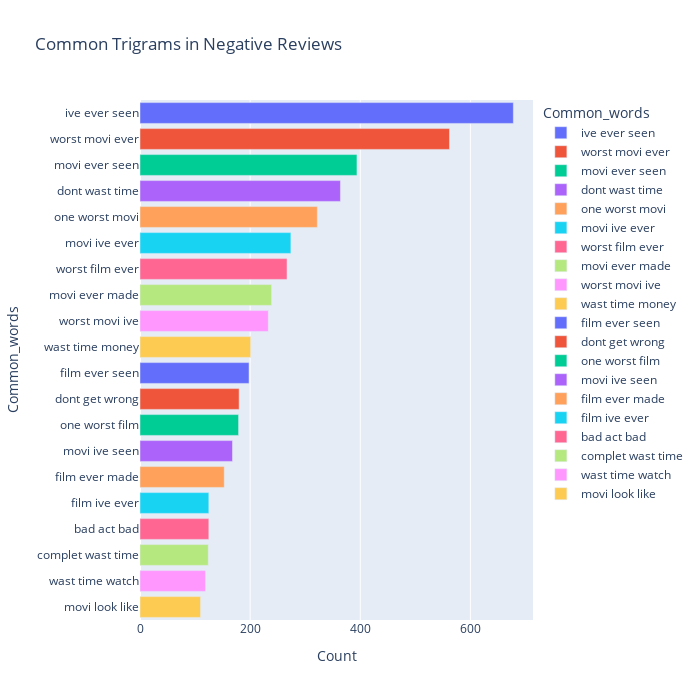

Notebook cell for this chart:
### Code cell
most_common_tri_neg = get_top_text_ngrams(df.review[df.sentiment=='negative'],20,3)
most_common_tri_neg = dict(most_common_tri_neg)
temp = pd.DataFrame(columns = ["Weighted_words" , 'TFIDF Score'])
temp["Weighted_words"] = list(most_common_tri_neg.keys())
temp["TFIDF"] = list(most_common_tri_neg.values())
fig = px.bar(temp, x="TFIDF Score", y="Weighted_words", title='Weighted Trigrams in Negative Reviews', orientation='h', 
             width=700, height=700,color='Weighted_words')
fig.show()

### Figure 1 — Plotly figure (JSON) as saved in the notebook; plotly's stock layout.template omitted (floating-point values rounded to 4 significant figures)
{"data": [{"alignmentgroup": "True", "hovertemplate": "Common_words=%{y}<br>Count=%{x}<extra></extra>", "legendgroup": "ive ever seen", "marker": {"color": "#636efa"}, "name": "ive ever seen", "offsetgroup": "ive ever seen", "orientation": "h", "showlegend": true, "textposition": "auto", "type": "bar", "x": [678], "xaxis": "x", "y": ["ive ever seen"], "yaxis": "y"}, {"alignmentgroup": "True", "hovertemplate": "Common_words=%{y}<br>Count=%{x}<extra></extra>", "legendgroup": "worst movi ever", "marker": {"color": "#EF553B"}, "name": "worst movi ever", "offsetgroup": "worst movi ever", "orientation": "h", "showlegend": true, "textposition": "auto", "type": "bar", "x": [562], "xaxis": "x", "y": ["worst movi ever"], "yaxis": "y"}, {"alignmentgroup": "True", "hovertemplate": "Common_words=%{y}<br>Count=%{x}<extra></extra>", "legendgroup": "movi ever seen", "marker": {"color": "#00cc96"}, "name": "movi ever seen", "offsetgroup": "movi ever seen", "orientation": "h", "showlegend": true, "textposition": "auto", "type": "bar", "x": [394], "xaxis": "x", "y": ["movi ever seen"], "yaxis": "y"}, {"alignmentgroup": "True", "hovertemplate": "Common_words=%{y}<br>Count=%{x}<extra></extra>", "legendgroup": "dont wast time", "marker": {"color": "#ab63fa"}, "name": "dont wast time", "offsetgroup": "dont wast time", "orientation": "h", "showlegend": true, "textposition": "auto", "type": "bar", "x": [364], "xaxis": "x", "y": ["dont wast time"], "yaxis": "y"}, {"alignmentgroup": "True", "hovertemplate": "Common_words=%{y}<br>Count=%{x}<extra></extra>", "legendgroup": "one worst movi", "marker": {"color": "#FFA15A"}, "name": "one worst movi", "offsetgroup": "one worst movi", "orientation": "h", "showlegend": true, "textposition": "auto", "type": "bar", "x": [322], "xaxis": "x", "y": ["one worst movi"], "yaxis": "y"}, {"alignmentgroup": "True", "hovertemplate": "Common_words=%{y}<br>Count=%{x}<extra></extra>", "legendgroup": "movi ive ever", "marker": {"color": "#19d3f3"}, "name": "movi ive ever", "offsetgroup": "movi ive ever", "orientation": "h", "showlegend": true, "textposition": "auto", "type": "bar", "x": [274], "xaxis": "x", "y": ["movi ive ever"], "yaxis": "y"}, {"alignmentgroup": "True", "hovertemplate": "Common_words=%{y}<br>Count=%{x}<extra></extra>", "legendgroup": "worst film ever", "marker": {"color": "#FF6692"}, "name": "worst film ever", "offsetgroup": "worst film ever", "orientation": "h", "showlegend": true, "textposition": "auto", "type": "bar", "x": [267], "xaxis": "x", "y": ["worst film ever"], "yaxis": "y"}, {"alignmentgroup": "True", "hovertemplate": "Common_words=%{y}<br>Count=%{x}<extra></extra>", "legendgroup": "movi ever made", "marker": {"color": "#B6E880"}, "name": "movi ever made", "offsetgroup": "movi ever made", "orientation": "h", "showlegend": true, "textposition": "auto", "type": "bar", "x": [239], "xaxis": "x", "y": ["movi ever made"], "yaxis": "y"}, {"alignmentgroup": "True", "hovertemplate": "Common_words=%{y}<br>Count=%{x}<extra></extra>", "legendgroup": "worst movi ive", "marker": {"color": "#FF97FF"}, "name": "worst movi ive", "offsetgroup": "worst movi ive", "orientation": "h", "showlegend": true, "textposition": "auto", "type": "bar", "x": [233], "xaxis": "x", "y": ["worst movi ive"], "yaxis": "y"}, {"alignmentgroup": "True", "hovertemplate": "Common_words=%{y}<br>Count=%{x}<extra></extra>", "legendgroup": "wast time money", "marker": {"color": "#FECB52"}, "name": "wast time money", "offsetgroup": "wast time money", "orientation": "h", "showlegend": true, "textposition": "auto", "type": "bar", "x": [201], "xaxis": "x", "y": ["wast time money"], "yaxis": "y"}, {"alignmentgroup": "True", "hovertemplate": "Common_words=%{y}<br>Count=%{x}<extra></extra>", "legendgroup": "film ever seen", "marker": {"color": "#636efa"}, "name": "film ever seen", "offsetgroup": "film ever seen", "orientation": "h", "showlegend": true, "textposition": "auto", "type": "bar", "x": [198], "xaxis": "x", "y": ["film ever seen"], "yaxis": "y"}, {"alignmentgroup": "True", "hovertemplate": "Common_words=%{y}<br>Count=%{x}<extra></extra>", "legendgroup": "dont get wrong", "marker": {"color": "#EF553B"}, "name": "dont get wrong", "offsetgroup": "dont get wrong", "orientation": "h", "showlegend": true, "textposition": "auto", "type": "bar", "x": [180], "xaxis": "x", "y": ["dont get wrong"], "yaxis": "y"}, {"alignmentgroup": "True", "hovertemplate": "Common_words=%{y}<br>Count=%{x}<extra></extra>", "legendgroup": "one worst film", "marker": {"color": "#00cc96"}, "name": "one worst film", "offsetgroup": "one worst film", "orientation": "h", "showlegend": true, "textposition": "auto", "type": "bar", "x": [179], "xaxis": "x", "y": ["one worst film"], "yaxis": "y"}, {"alignmentgroup": "True", "hovertemplate": "Common_words=%{y}<br>Count=%{x}<extra></extra>", "legendgroup": "movi ive seen", "marker": {"color": "#ab63fa"}, "name": "movi ive seen", "offsetgroup": "movi ive seen", "orientation": "h", "showlegend": true, "textposition": "auto", "type": "bar", "x": [168], "xaxis": "x", "y": ["movi ive seen"], "yaxis": "y"}, {"alignmentgroup": "True", "hovertemplate": "Common_words=%{y}<br>Count=%{x}<extra></extra>", "legendgroup": "film ever made", "marker": {"color": "#FFA15A"}, "name": "film ever made", "offsetgroup": "film ever made", "orientation": "h", "showlegend": true, "textposition": "auto", "type": "bar", "x": [153], "xaxis": "x", "y": ["film ever made"], "yaxis": "y"}, {"alignmentgroup": "True", "hovertemplate": "Common_words=%{y}<br>Count=%{x}<extra></extra>", "legendgroup": "film ive ever", "marker": {"color": "#19d3f3"}, "name": "film ive ever", "offsetgroup": "film ive ever", "orientation": "h", "showlegend": true, "textposition": "auto", "type": "bar", "x": [125], "xaxis": "x", "y": ["film ive ever"], "yaxis": "y"}, {"alignmentgroup": "True", "hovertemplate": "Common_words=%{y}<br>Count=%{x}<extra></extra>", "legendgroup": "bad act bad", "marker": {"color": "#FF6692"}, "name": "bad act bad", "offsetgroup": "bad act bad", "orientation": "h", "showlegend": true, "textposition": "auto", "type": "bar", "x": [125], "xaxis": "x", "y": ["bad act bad"], "yaxis": "y"}, {"alignmentgroup": "True", "hovertemplate": "Common_words=%{y}<br>Count=%{x}<extra></extra>", "legendgroup": "complet wast time", "marker": {"color": "#B6E880"}, "name": "complet wast time", "offsetgroup": "complet wast time", "orientation": "h", "showlegend": true, "textposition": "auto", "type": "bar", "x": [124], "xaxis": "x", "y": ["complet wast time"], "yaxis": "y"}, {"alignmentgroup": "True", "hovertemplate": "Common_words=%{y}<br>Count=%{x}<extra></extra>", "legendgroup": "wast time watch", "marker": {"color": "#FF97FF"}, "name": "wast time watch", "offsetgroup": "wast time watch", "orientation": "h", "showlegend": true, "textposition": "auto", "type": "bar", "x": [119], "xaxis": "x", "y": ["wast time watch"], "yaxis": "y"}, {"alignmentgroup": "True", "hovertemplate": "Common_words=%{y}<br>Count=%{x}<extra></extra>", "legendgroup": "movi look like", "marker": {"color": "#FECB52"}, "name": "movi look like", "offsetgroup": "movi look like", "orientation": "h", "showlegend": true, "textposition": "auto", "type": "bar", "x": [110], "xaxis": "x", "y": ["movi look like"], "yaxis": "y"}], "layout": {"barmode": "relative", "height": 700, "legend": {"title": {"text": "Common_words"}, "tracegroupgap": 0}, "title": {"text": "Common Trigrams in Negative Reviews"}, "width": 700, "xaxis": {"anchor": "y", "domain": [0, 1], "title": {"text": "Count"}}, "yaxis": {"anchor": "x", "categoryarray": ["movi look like", "wast time watch", "complet wast time", "bad act bad", "film ive ever", "film ever made", "movi ive seen", "one worst film", "dont get wrong", "film ever seen", "wast time money", "worst movi ive", "movi ever made", "worst film ever", "movi ive ever", "one worst movi", "dont wast time", "movi ever seen", "worst movi ever", "ive ever seen"], "categoryorder": "array", "domain": [0, 1], "title": {"text": "Common_words"}}}}
